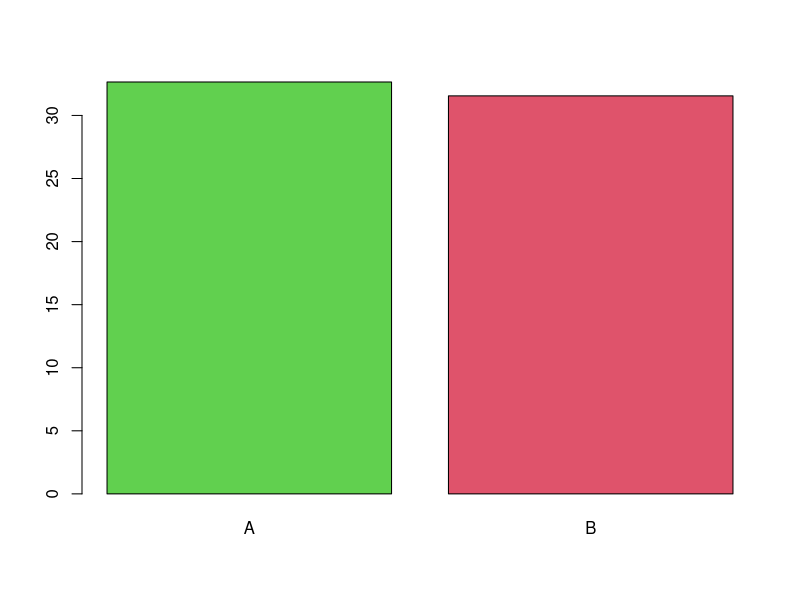

R code for this plot: (Note: this script raises an error after producing the figure.)
## ---- chunk 1
# Two teaching methods and the scores in a language test.
metode <- read.csv("data/ttest2a.csv", dec=",")
attach(metode)

head(metode)
## ---- chunk 2
tapply(Resultat, list(Methode), mean)
## ---- chunk 3
tapply(Resultat, list(Methode), sd)
## ---- chunk 4
barplot(tapply(Resultat, list(Methode), mean), col=c(3:2))
## ---- chunk 5
# Do the means of the two samples differ significantly?
# Hypothesis H0: they don't (if p > 0.05.
# Hypothesis H1: they do (if p < 0.05.
t.test(Resultat ~ Methode, data=metode, paired = F, var.equal = T)
## ---- chunk 6
# Check the same hypotheses with the linear regression method
# Since there is only one predictor ("Methode"), we obtain the same result as with the t-test.
# Since p > 0.05, the score means of the two methods do not differ significantly.
m <- lm(Resultat ~ Methode, data=metode)
summary(m)
## ---- chunk 7
library(effects)
## ---- chunk 8
allEffects(m)
## ---- chunk 9
plot(allEffects(m), multiline=TRUE, grid=TRUE, rug=FALSE, as.table=TRUE)
